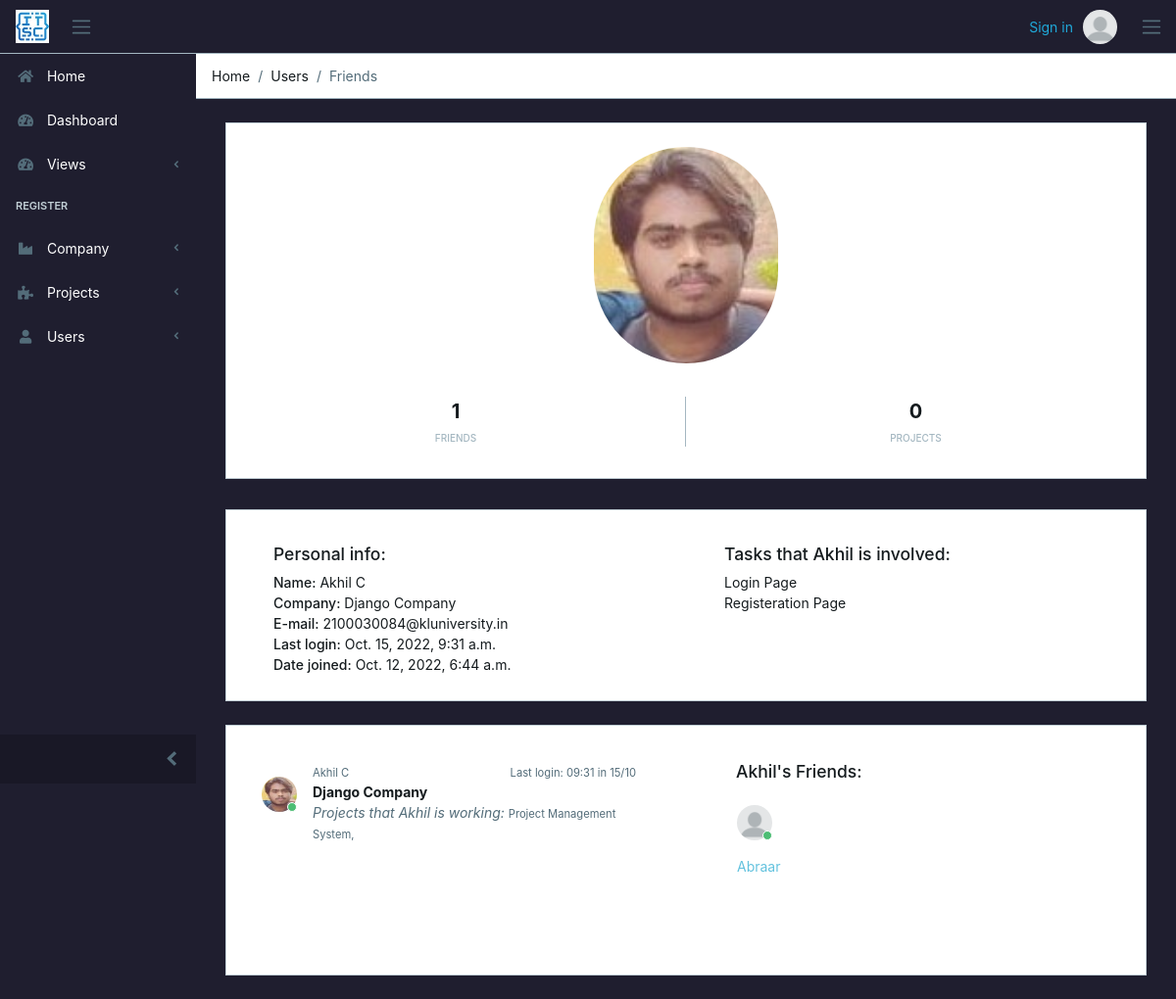
The page /register/users/3/ on the database its author committed.
### register/models.py (models this page shows, shortened)
class UserProfile(models.Model):
    user    = models.ForeignKey(User, on_delete=models.CASCADE)
    company = models.ForeignKey(Company, on_delete=models.CASCADE)
    project = models.ManyToManyField(Project, blank=True)
    friends = models.ManyToManyField('self', blank=True)
    img    = models.ImageField(upload_to='core/avatar', blank=True, default='core/avatar/blank_profile.png')
    def __str__(self):
        return (str(self.user))

class Company(models.Model):
    social_name = models.CharField(max_length=80)
    name = models.CharField(max_length=80)
    email = models.EmailField()
    class Meta:
        verbose_name_plural = 'Companies'
        ordering = ('name',)
    def __str__(self):
        return (self.name)

### projects/models.py (models this page shows)
class Task(models.Model):
    project = models.ForeignKey(Project, on_delete=models.CASCADE)
    assign = models.ManyToManyField(User)
    task_name = models.CharField(max_length=80)
    status = models.CharField(max_length=7, choices=status, default=1)
    due = models.CharField(max_length=7, choices=due, default=1)
    class Meta:
        ordering = ['project', 'task_name']
    def __str__(self):
        return(self.task_name)

class Project(models.Model):
    name = models.CharField(max_length=80)
    slug = models.SlugField('shortcut', blank=True)
    assign = models.ManyToManyField(User)
    status = models.CharField(max_length=7, choices=status, default=1)
    dead_line = models.DateField()
    company = models.ForeignKey('register.Company', on_delete=models.CASCADE)
    complete_per = models.FloatField(max_length=2, validators = [MinValueValidator(0), MaxValueValidator(100)])
    description = models.TextField(blank=True)
    add_date = models.DateField(auto_now_add=True)
    upd_date = models.DateField(auto_now_add=False, auto_now=True)
    class Meta:
        ordering = ['name']
    def __str__(self):
        return (self.name)

### register/views.py (the view)
# urls.py: path('users/<int:profile_id>/', views.user_view, name='user'),
def user_view(request, profile_id):
    user = UserProfile.objects.get(id=profile_id)
    context = {
        'user_view' : user,
    }
    return render(request, 'register/user.html', context)

### register/templates/register/user.html
{% extends 'core/base.html' %}
{% load staticfiles %}
{% block breadcrumb %}
        <li class="breadcrumb-item">Home</li>
        <li class="breadcrumb-item">Users</li>
        <li class="breadcrumb-item active">Friends</li>
{% endblock breadcrumb%}
{% block content %}
<div class="container-fluid">
    <div id="ui-view" style="opacity: 1;">
        <div class="animated fadeIn">
            <div class="row">
                <div class="col-12 mb-3">
                    <div class="social-box" style="height:110%">
                        <img src="{{ user_view.img.url }}" class="img-avatar m-4" alt="{{ user_view }}" width="20%">
                        <ul>
                        <li>
                            <strong>{{ user_view.friends.all.count }}</strong>
                            <span>friends</span>
                        </li>
                        <li>
                            <strong>{{ user_view.project.all.count }}</strong>
                            <span>projects</span>
                        </li>
                        </ul>
                    </div>
                </div>
            </div>
            <div class="row">
                <div class="col-12">
                    <div class="card mt-5">
                        <div class="simple-box">
                            <div class="row">
                                <div class="col-12 col-md-6">
                                    <ul class="mt-4 mx-5">
                                        <h5>Personal info:</h5>
                                        <li><span>Name:</span> {{ user_view.user.get_full_name }}</li>
                                        <li><span>Company:</span> {{ user_view.company }}</li>
                                        <li><span>E-mail:</span> {{ user_view.user.email}}</li>
                                        <li><span>Last login:</span> {{ user_view.user.last_login }}</li>
                                        <li><span>Date joined:</span> {{ user_view.user.date_joined }}</li>
                                    </ul>
                                </div>
                                <div class="col-12 col-md-6 text-left">
                                    <ul class="m-4">
                                        <h5>Tasks that {{ user_view.user.first_name }} is involved:</h5>
                                        {% for task in user_view.user.task_set.all %}
                                        <li>{{ task }}</li>
                                        {% endfor %}
                                    </ul>
                                </div>
                            </div>
                        </div>
                    </div>
                </div>
            </div>
        <div class="row">
                <div class="col-12">
                    <div class="card">
                        <div class="row">
                            <div class="col-12 col-md-6">
                                <div class="card-body">
                                    <div class="tab-pane p-3 active show">
                                      <div class="message">
                                        <div class="py-3 pb-5 mr-3 float-left">
                                          <div class="avatar">
                                            <img src="{{ user_view.img.url }}" class="img-avatar" alt="{{ friend.user.get_full_name }}">
                                            <span class="avatar-status badge-success"></span>
                                          </div>
                                        </div>
                                        <div>
                                          <small class="text-muted">{{ user_view.user.get_full_name }}</small>
                                            {% if user_view.user.last_login %}
                                          <small class="text-muted float-right mt-1">Last login: {{ user_view.user.last_login|date:"H:i" }} in {{ user_view.user.last_login|date:"d/m" }}</small>
                                            {% endif %}
                                        </div>
                                        <div class="text-truncate font-weight-bold">{{ user_view.company }}</div>
                                        {% if user_view.user.project_set %}
                                        <em class="text-muted">Projects that {{ user_view.user.first_name }} is working:</em>
                                        <small class="text-muted">
                                            {% for project in user_view.user.project_set.all %}
                                            {{ project }},
                                            {% endfor %}
                                        </small>
                                        {% else %}
                                        <em class="text-muted">{{ user_view.user.first_name }} is working in no projects until now.</em>
                                        {% endif %}
                                      </div>
                                    </div>
                                </div>
                            </div>
                            <div class="col-12 col-md-6">
                                <div class="card-body">
                                    <div class="tab-pane p-3 active show">
                                        {% if user_view.friends.all %}
                                        <h5 class="">{{ user_view.user.first_name }}'s Friends:</h5>
                                        <div class="row">
                                        {% for friend in user_view.friends.all %}
                                        <div class="py-3 pb-5 mr-3 float-left ml-3" style="width: 20%">
                                            <p class="avatar">
                                                <img src="{{ friend.img.url }}" class="img-avatar" alt="{{ friend.user.get_full_name }}">
                                                <span class="avatar-status badge-success"></span>
                                            </p>
                                            <p>
                                                <a href="{% url 'register:user' profile_id=friend.id%}" class="text-info">{{ friend.user.first_name }}</a>
                                            </p>
                                        </div>
                                        {% endfor%}
                                        {% else %}
                                        <em class="text-muted">{{ user_view.user.first_name }} have no friends.</em>
                                        {% endif %}
                                        </div>
                                    </div>
                                </div>
                            </div>
                        </div>
                    </div>
                </div>
            </div>
        </div>
    </div>
</div>
{% endblock %}

### core/templates/core/base.html (shortened to what this page needs)
{% load static %}
<!DOCTYPE html>
<html lang="en">
<head>
  <link rel="stylesheet" href="https://use.fontawesome.com/releases/v5.0.9/css/all.css">
  <link href="{% static 'core/css/simple-line-icons.min.css' %}" rel="stylesheet">
  <link href="{% static 'core/css/estilo.css' %}" rel="stylesheet">
  <link href="{% static 'core/css/style.css' %}" rel="stylesheet">
</head>
{% block body %}
<body class="app header-fixed sidebar-fixed aside-menu-fixed aside-menu-hidden" style="background-color: #ff7b44">
  <header class="app-header navbar" style="background-color: #1f1e2f">
    <img src="{% static 'core/img/logos/title.jpg' %}" alt="" class="brand-gui ml-2 d-none d-sm-block p-2">
    <button class="navbar-toggler sidebar-toggler d-md-down-none" type="button">
      <span class="navbar-toggler-icon"></span>
    </button>
    <ul class="nav navbar-nav ml-auto">
      {% if user.is_authenticated %}
      <li class="text-muted">Hello, {{ user.first_name }}</li>
      {% else %}
      <li class="text-muted">
        <a href="{% url 'core:login' %}">Sign in</a>
      </li>
      {% endif %}
      <li class="nav-item dropdown">
        <a class="nav-link" data-toggle="dropdown" href="#" role="button" aria-haspopup="true" aria-expanded="false">
          {% if user.is_authenticated %}
          <img src="{{ logged_user.img.url }}" class="img-avatar" alt="{{ user }}">
          {% else %}
          <img src="{% static 'core/img/avatar/blank_profile.png' %}" class="img-avatar" alt="{{ user }}">
          {% endif %}
        </a>
      </li>
    </ul>
    <button class="navbar-toggler aside-menu-toggler" type="button">
      <span class="navbar-toggler-icon"></span>
    </button>
  </header>
  <div class="app-body" style="background-color: #1f1e2f">
    <div class="sidebar" style="background-color: #1f1e2f">
      <nav class="sidebar-nav" style="background-color: #1f1e2f">
        <ul class="nav">
          <li class="nav-item"style="background-color: #1f1e2f">
            <a class="nav-link" style="background-color: #1f1e2f" href="{% url 'core:index' %}"><i class="fa fa-home"></i> Home </a>
          </li>
          <li class="nav-item">
            <a class="nav-link" href="{% url 'core:dashboard' %}"><i class="fa fa-tachometer-alt"></i> Dashboard</a>
          </li>
          <li class="nav-item nav-dropdown">
            <a class="nav-link nav-dropdown-toggle" href="#"><i class="fa fa-tachometer-alt"></i> Views</a>
          </li>
          <li class="nav-title">
            Register
          </li>
          <li class="nav-item nav-dropdown">
            <a class="nav-link nav-dropdown-toggle" href="#"><i class="fa fa-industry"></i> Company</a>
          </li>
          <li class="nav-item nav-dropdown">
            <a class="nav-link nav-dropdown-toggle" href="#"><i class="fa fa-puzzle-piece"></i> Projects</a>
          </li>
          <li class="nav-item nav-dropdown">
            <a class="nav-link nav-dropdown-toggle" href="#"><i class="fa fa-user"></i> Users</a>
          </li>
            </ul>
      </nav>
      <button class="sidebar-minimizer brand-minimizer" type="button"></button>
    </div>
    <main class="main">
      <ol class="breadcrumb" style= background-color: #ce51df">
        {% block breadcrumb %}{% endblock breadcrumb%}
      </ol>
{% block content %}
{% endblock %}
    </main>
</body>
{% endblock body %}
</html>

### core/static/core/css/estilo.css (style rules this page uses)
.brand-gui { width: 50px; position: relative; }
.simple-box ul { padding: 10px 0; list-style: none; }
.simple-box ul li span { font-weight: 500; }

### rows shown on the page
UserProfile: img (picture), friends.all.count "1", project.all.count "0", user.get_full_name "Akhil C", company "Django Company", user.email "2100030084@kluniversity.in", user.last_login "Oct. 15, 2022, 9:31 a.m.", user.date_joined "Oct. 12, 2022, 6:44 a.m.", user.first_name "Akhil", user.last_login "09:31", user.last_login "15/10"
Task: task_name "Login Page"
Task: task_name "Registeration Page"
Project: name "Project Management System"
UserProfile: img (placeholder picture), user.first_name "Abraar"
